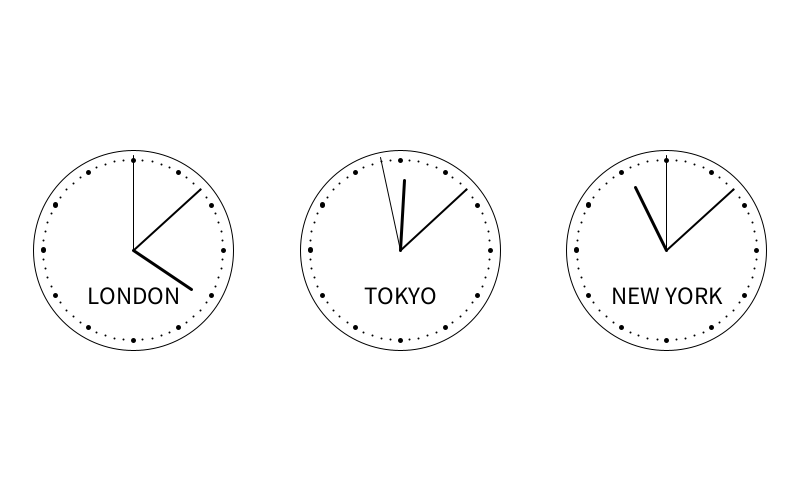
Frame 1 (no input)
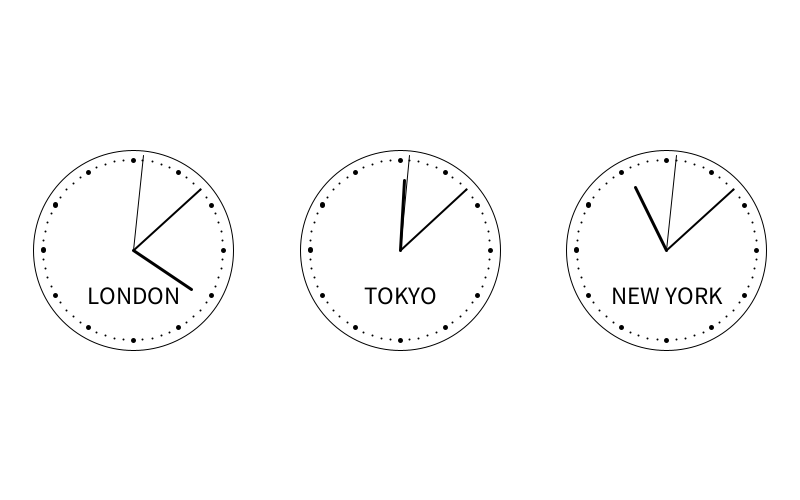
Frame 60 (the mouse pressed at the canvas centre just before this capture)
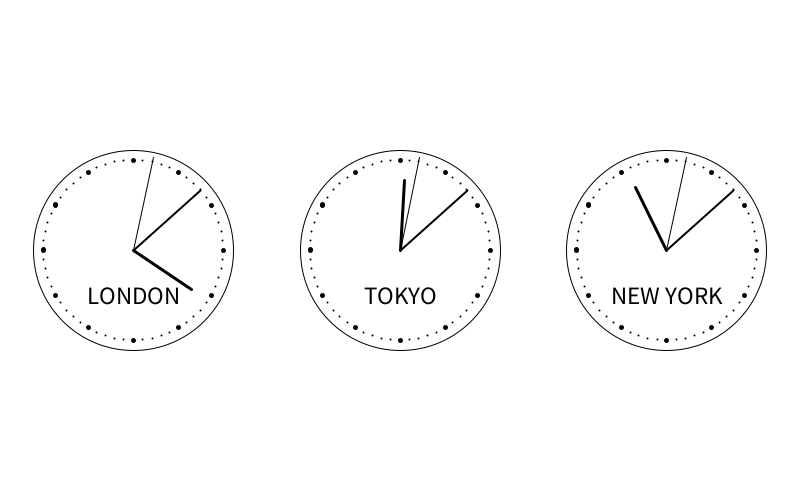
Frame 120 (the mouse held since frame 60 and released just before this capture)

The Processing sketch that drew these frames (run headless with seeded random() and noise(); from frame 60 on, the mouse is pressed at the canvas centre):

// Processing sketch: CloclkTimeDifference
// ── CloclkTimeDifference.pde
class Clock {
  float x, y, timeDifference;
  String city;
  Clock(float x, float y, float timeDifference, String city) {
    this.x = x;
    this.y = y;
    this.timeDifference = timeDifference;
    this.city = city;
  }
  void draw() {
    int r = 100;
    noFill();
    strokeWeight(1);
    circle(x, y, 2*r);
    fill(0);
    for (int i = 0; i < 60; i++) {
      float rp = 0.9f*r;
      float th = 2*PI*i/60;
      float px = x + rp*cos(th);
      float py = y + rp*sin(th);
      if (i % 5 == 0) {
        strokeWeight(5);
      } else {
        strokeWeight(2);
      }
      point(px, py);
    }
    float s = second();
    float m = minute() + s/60;
    float h = ((hour() + m/60) % 12) + timeDifference;
    float rs = 0.95f*r;
    float rm = 0.9f*r;
    float rh = 0.7f*r;
    float th;
    th = 2*PI*h/12 - PI/2;
    strokeWeight(3);
    line(x, y, x + rh*cos(th), y + rh*sin(th));
    th = 2*PI*m/60 - PI/2;
    strokeWeight(2);
    line(x, y, x + rm*cos(th), y + rm*sin(th));
    th = 2*PI*s/60 - PI/2;
    strokeWeight(1);
    line(x, y, x + rs*cos(th), y + rs*sin(th));
    textSize(25);
    textAlign(CENTER, CENTER);
    text(city, x, y+45);
  }
}

Clock clockT;
Clock clockL;
Clock clockN;

void setup() {
  size(800, 500);
  clockT = new Clock(width/2f, height/2f, 0f, "TOKYO");
  clockL = new Clock(width/6f, height /2f, -8f, "LONDON");
  clockN = new Clock(width/1.2f, height/2f, -13f, "NEW YORK");
}

void draw() {
  background(255);
  clockT.draw();
  clockL.draw();
  clockN.draw();
}
